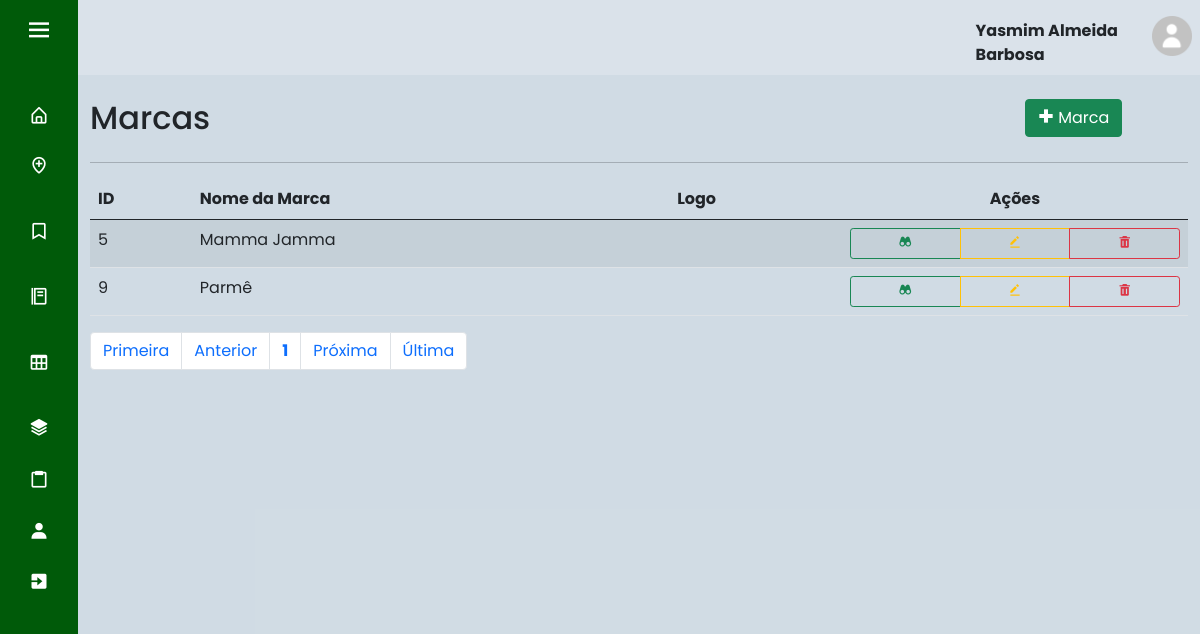
The app's page /index.php?page=lista_marca (signed in), older data.
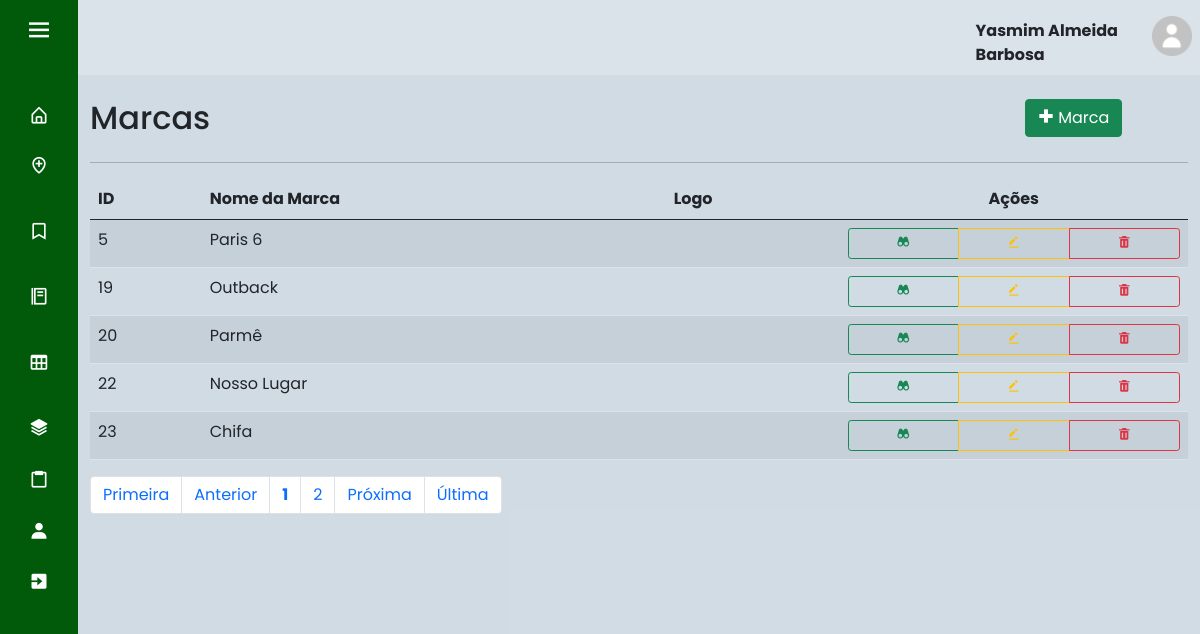
The same page, newer data.
### tables this page shows
CREATE TABLE IF NOT EXISTS `marca_rede` (
  `id_marca` int(11) NOT NULL AUTO_INCREMENT,
  `nome_marca` varchar(45) NOT NULL,
  `logo_marca` varchar(1000) DEFAULT NULL,
  PRIMARY KEY (`id_marca`)
);

### sis/marca_rede/lista_marca.php (the view, shortened to what this page needs)
<div id="main" class="container-fluid">
	<div id="top" class="row">
		<div class="col-md-10">
			<h2>Marcas</h2>
		</div>
		<div class="col-md-2">
			<a href="?page=fcad_marca" class="btn btn-success pull-right h2"><i class='bx bx-plus-medical'></i> Marca</a>
		</div>
	</div>
	<hr/>
	<div id="list" class="row">
		<div class="table-responsive col-md-12">
			<?php
				$quantidade = 5;
				$pagina = (isset($_GET['pagina'])) ? (int)$_GET['pagina'] : 1;
				$inicio = ($quantidade * $pagina) - $quantidade;
				$data = mysqli_query($con, "select * from marca_rede order by id_marca asc limit $inicio, $quantidade;") or die(mysqli_error("ERRO: ".$con));
				echo "<table class='table table-striped' cellspacing='0' cellpading='0'>";
				echo "<thead><tr>";
				echo "<td><strong>ID</strong></td>";
				echo "<td><strong>Nome da Marca</strong></td>";
				echo "<td><strong>Logo</strong></td>";
				echo "<td class='actions d-flex justify-content-center'><strong>Ações</strong></td>";
				echo "</tr></thead><tbody>";
				while($info = mysqli_fetch_array($data)){
					echo "<tr>";
					echo "<td>".$info['id_marca']."</td>";
					echo "<td>".$info['nome_marca']."</td>";
					echo "<td>".$info['logo_marca']." </td>";
					echo "<td class='actions btn-group btn-group-sm d-flex justify-content-center'>";
					echo "<a class='btn btn-outline-success btn-xs' href=?page=view_marca&id_marca=".$info['id_marca']."> <i class='bx bxs-binoculars'></i> </a>";
					echo "<a class='btn btn-outline-warning btn-xs' href=?page=fedit_marca&id_marca=".$info['id_marca']."> <i class='bx bxs-edit-alt'></i> </a>";
					echo "<button type='button' class='btn btn-outline-danger btn-xs' data-bs-toggle='modal' data-bs-target='#mdexcldisc".$info['id_marca']."'><i class='bx bxs-trash'></i></button></td>";
				}
				echo "</tr></tbody></table>";
			?>
		</div>
	</div>
	<div id="bottom" class="row">
			<div class="col-md-12">
				<?php
					$sqlTotal 		= "select id_marca from marca_rede;";
					$qrTotal  		= mysqli_query($con, $sqlTotal) or die (mysqli_error());
					$numTotal 		= mysqli_num_rows($qrTotal);
					$totalpagina = (ceil($numTotal/$quantidade)<=0) ? 1 : ceil($numTotal/$quantidade);
					$exibir = 3;
					$anterior = (($pagina-1) <= 0) ? 1 : $pagina - 1;
					$posterior = (($pagina+1) >= $totalpagina) ? $totalpagina : $pagina+1;
					echo "<ul class='pagination'>";
					echo "<li class='page-item'><a class='page-link' href='?page=lista_marca&pagina=1'> Primeira</a></li> ";
					echo "<li class='page-item'><a class='page-link' href=\"?page=lista_marca&pagina=$anterior\"> Anterior</a></li> ";
					echo "<li class='page-item'><a class='page-link' href='?page=lista_marca&pagina=".$pagina."'><strong>".$pagina."</strong></a></li> ";
					for($i = $pagina+1; $i < $pagina+$exibir; $i++){
						if($i <= $totalpagina)
						echo "<li class='page-item'><a class='page-link' href='?page=lista_marca&pagina=".$i."'> ".$i." </a></li> ";
					}
					echo "<li class='page-item'><a class='page-link' href=\"?page=lista_marca&pagina=$posterior\"> Pr&oacute;xima</a></li> ";
					echo "<li class='page-item'><a class='page-link' href=\"?page=lista_marca&pagina=$totalpagina\"> &Uacute;ltima</a></li></ul>";
				?>
			</div>
	</div>
</div>

Row changes from the older to the newer data that the page shows:
removed marca_rede: id_marca "9", nome_marca "Parmê"
changed marca_rede id 5: nome_marca "Mamma Jamma" → "Paris 6"
added marca_rede: id_marca "19", nome_marca "Outback"
added marca_rede: id_marca "20", nome_marca "Parmê"
added marca_rede: id_marca "22", nome_marca "Nosso Lugar"
added marca_rede: id_marca "23", nome_marca "Chifa"
Text that changed along with them:
new list line: "2"
